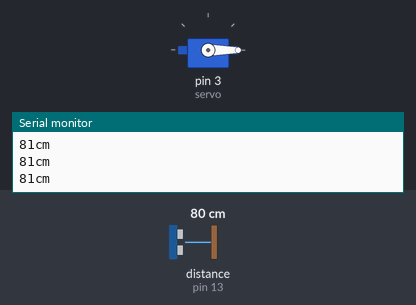
This sketch was run on a simulated Arduino Uno, built with avr-gcc and run on an emulated ATmega328P. On the bench: servo, the last lines printed to the serial monitor. Inputs (shaded band) come from the test bench; at power-on: distance to the obstacle (sensor on pin 13) 80 cm. The echo pulse lasts 58.3 µs per cm.

Above: at 1.2 s.
1.3 s: distance to the obstacle (sensor on pin 13) set to 11 cm
4.3 s: distance to the obstacle (sensor on pin 13) set to 8 cm
At 7.6 s:
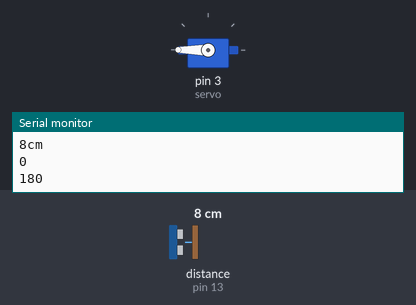
8.8 s: distance to the obstacle (sensor on pin 13) set to 2 cm
Timing chart, 0 to 12.2 s (numbered marks = the images above; inputs shaded):
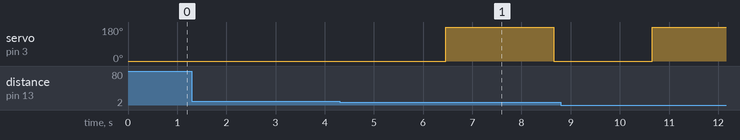

Measured:
- the behaviour switches between 10 and 9 cm on distance to the obstacle (sensor on pin 13) (found by bisection; images 0 and 1)
- after the input at 4.3 s, servo on pin 3 (servo): 0° → 180° after 2.2 s, → 0° 2.2 s later

The sketch:

slapping.ino
```cpp
/*
This sketch was used in testing the slapping mechanism of L.I.S.A.

Uses an ultrasonic sensor -> gets the distance -> if the distance is in the sapping threshold, it will slap the object infront of it.
*/

#include <NewPing.h>
#include <Servo.h>

#define TRIGGER_PIN 12
#define ECHO_PIN 13
#define MAX_DISTANCE 200

#define STOP_THRESHOLD 10

NewPing sonar(TRIGGER_PIN, ECHO_PIN, MAX_DISTANCE); // NewPing setup of pins and maximum distance.

Servo servo;
int distance;

void setup() {
   Serial.begin(9600);
   servo.attach(3);
  servo.write(0);
}

void slap() {
    servo.write(0);
    Serial.println((servo.read()));
    delay(2000);
    servo.write(180);
    Serial.println((servo.read()));
    delay(2000);
}

void loop() {
  delay(200);
  distance = sonar.ping_cm(); // Gets the distance from the obstacle
  Serial.print(distance); // Prints out the distance from the obstacle
  Serial.println("cm");

  if(distance < STOP_THRESHOLD && (distance != 0)) { // If the distance is in the slapping threshold it will slap the object
    slap();
  }
}
```
